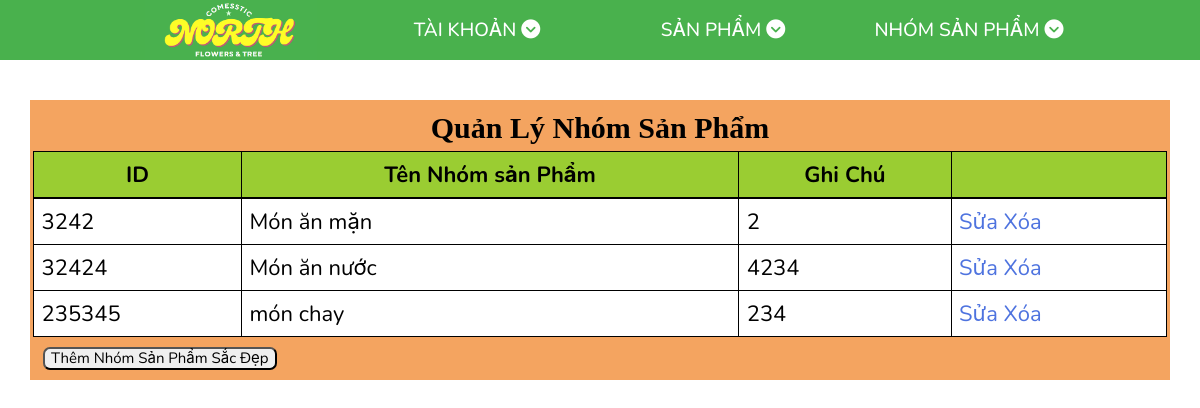
The page /sanpham_nhom.php on the database its author committed.
### tables this page shows
CREATE TABLE `sanpham_nhom` (
  `id` int(11) NOT NULL,
  `tennhom` varchar(100) NOT NULL,
  `ghichu` varchar(200) DEFAULT NULL
);

### ketnoi.php (called while the page is built, shortened)
<?php
   class ketnoi{
   private    $servername = "localhost";
   private  $username = "root";
   private   $password = "";
   private  $dbname = "vuthibacdk12cntt2";
    function __construct(){
    $this->conn = mysqli_connect( $this->servername,  $this->username,  $this->password,  $this->dbname);
}}
    ?>

### function_nhomsanpham.php (called while the page is built, shortened)
<?php
include "ketnoi.php";
 class nhomsanpham extends ketnoi{
    function hienthinhom(){
        $sql = "SELECT * FROM sanpham_nhom";
        $result_nhom = mysqli_query($this->conn, $sql);
        return $result_nhom;
    }
    }
?>

### sanpham_nhom.php (the view, shortened to what this page needs)
<link href="quantri/vendor/fontawesome-free/css/all.min.css" rel="stylesheet" type="text/css">
    <link href="quantri/css/sb-admin-2.min.css" rel="stylesheet">
<?php include "headerquantri.php";
include "function_nhomsanpham.php";
?>
<!DOCTYPE html>
<html lang="en">
<head>
</head>
<body>
    <?php
   $sanphamnhom = new nhomsanpham();
   $result = $sanphamnhom->hienthinhom();
    ?>
    <div class="example">
        <div class="container">
            <div class="row">
                <h2>Quản Lý Nhóm Sản Phẩm </h2>
                <table class="table table-bordered">
                    <thead>
                        <tr>
                            <th>ID</th>
                            <th>Tên Nhóm sản Phẩm</th>
                            <th> Ghi Chú</th>
                            <th></th>
                        </tr>
                    </thead>
                    <tbody>
                    <?php
                        while ($row = mysqli_fetch_assoc($result)) { ?>
                            <tr>
                                <td>
                                    <?PHP echo $row["id"] ?>
                                </td>
                                <td>
                                    <?PHP echo $row["tennhom"] ?>
                                </td>
                                <td>
                                    <?PHP echo $row["ghichu"] ?>
                                </td>
                                <td>
                                <a href="suasanpham_nhom.php?id=<?php echo $row["id"]; ?>" style="text-decoration: none">Sửa</a>
                                <a href="xoasanpham_nhom.php?id=<?php echo $row["id"]; ?>" style="text-decoration: none">Xóa</a>
                            </td>
                            </tr>
                        <?PHP } ?>
                    </tbody>
                </table>
              <button>  <a href="formsanpham_nhom.php" style="text-decoration: none; color: black; ">Thêm Nhóm Sản Phẩm Sắc Đẹp</a></button>
            </div>
        </div>
    </div>
</body>
</html>

### assets/css/grid.css (style rules this page uses)
.row { display: flex; flex-wrap: wrap; margin-left: -4px; margin-right: -4px; }
@media (min-width: 740px) { .row { margin-left: -8px; margin-right: -8px; } }
@media (min-width: 1113px) { .row { margin-left: -12px; margin-right: -12px; } }

### assets/css/main.css (style rules this page uses)
.container { margin-top: 40px; }

### assets/css/base.css (style rules this page uses)
:root { --green-color:#49b14d; --white-color:#fff; --black-color:#000; --header-height:180px; --header-top-height:38px; --header-center-height: 80px; --header-bottom-height:calc(var(--header-height) - (var(--header-top-height) + var(--header-center-height))) }
* { box-sizing: border-box; }
html { font-size: 62.5%; font-family: 'Roboto', sans-serif; line-height: 1.6rem; margin: 0 auto; }

### sanpham_nhom.php (style rules this page uses)
.container { background-color: sandybrown; padding-bottom: 10px; }
.container th,.container tr,.container h2,.container td { color: black; border-color: black; }
.container th { text-align: center; background-color: yellowgreen; border-color: black !important; }
.container h2 { text-align: center; width: 100%; padding-top: 10px; font-weight: 700; font-family: Cambria, Cochin, Georgia, Times, 'Times New Roman', serif; font-size: 30px; }
.container td { background-color: white; }
.container button { border-radius: 7px; margin-left: 10px; font-size: 15px; }
.example { padding: 0px 20px 0px 20px; }
.table { padding: 0px 80px 0px 150px; font-size: 22px; }
th,td { padding: 10px; }

### rows shown on the page
sanpham_nhom: id "3242", tennhom "Món ăn mặn", ghichu "2"
sanpham_nhom: id "32424", tennhom "Món ăn nước", ghichu "4234"
sanpham_nhom: id "235345", tennhom "món chay", ghichu "234"
